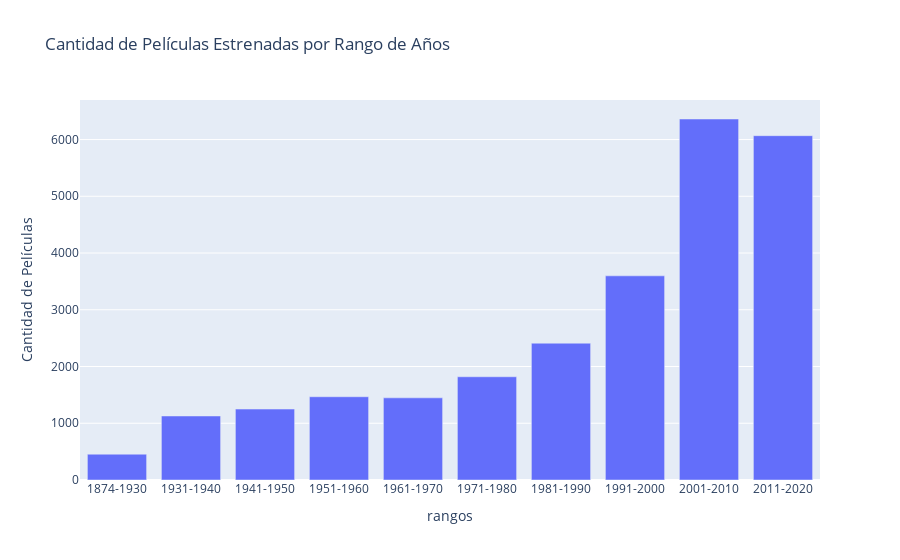

This figure's notebook cell:
### Markdown cell above
### **Analicemos sí la variable Año (`release_year`) nos dice algo**

### Code cell
"""
Necesito un dataframe pequeño de solo 2 columnas
`rango`             -> El contenido de la Variable `labels` ira en es columna
`cantidad_pelicula` -> Se filtrará a `movies` por cada rango de la variable `rangos`
                       y se obtiene el shape
"""

labels = ['1874-1930', '1931-1940', '1941-1950', '1951-1960', '1961-1970',
          '1971-1980', '1981-1990', '1991-2000', '2001-2010', '2011-2020']

rangos = [[1874,1930], [1931,1940], [1941,1950], [1951,1960], [1961,1970],
          [1971,1980], [1981,1990], [1991,2000], [2001,2010], [2011,2020]]

data = []
for j in range(len(rangos)):
    mask = movies['release_year'].is_between(rangos[j][0], rangos[j][1])
    data.append(movies.filter(mask).shape[0])

rangos_dic = {'rangos': labels, 'cantidad_peliculas': data}

rangos_df = pl.DataFrame(data=rangos_dic)

fig = px.bar(rangos_df, x='rangos', y='cantidad_peliculas',
             labels={'rango': 'Rango de Años', 'cantidad_peliculas': 'Cantidad de Películas'},
             title='Cantidad de Películas Estrenadas por Rango de Años')
fig.show()

### Figure 1 — Plotly figure (JSON) as saved in the notebook; plotly's stock layout.template omitted (floating-point values rounded to 4 significant figures)
{"data": [{"alignmentgroup": "True", "hovertemplate": "rangos=%{x}<br>Cantidad de Películas=%{y}<extra></extra>", "legendgroup": "", "marker": {"color": "#636efa", "pattern": {"shape": ""}}, "name": "", "offsetgroup": "", "orientation": "v", "showlegend": false, "textposition": "auto", "type": "bar", "x": ["1874-1930", "1931-1940", "1941-1950", "1951-1960", "1961-1970", "1971-1980", "1981-1990", "1991-2000", "2001-2010", "2011-2020"], "xaxis": "x", "y": [455, 1128, 1250, 1467, 1448, 1819, 2411, 3598, 6362, 6068], "yaxis": "y"}], "layout": {"barmode": "relative", "legend": {"tracegroupgap": 0}, "title": {"text": "Cantidad de Películas Estrenadas por Rango de Años"}, "xaxis": {"anchor": "y", "domain": [0, 1], "title": {"text": "rangos"}}, "yaxis": {"anchor": "x", "domain": [0, 1], "title": {"text": "Cantidad de Películas"}}}}
